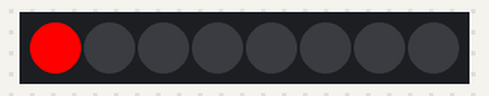
Bench run of a program on a simulated MicroPython board. On the bench: 8 RGB LEDs in strip order, left to right.

Above: at 0.1 s.
At 0.6 s:
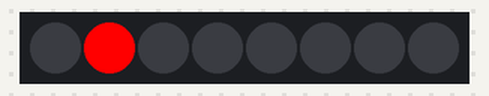
At 1.1 s:
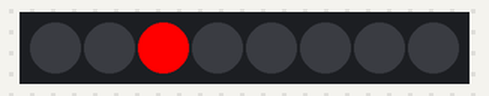
At 1.6 s:
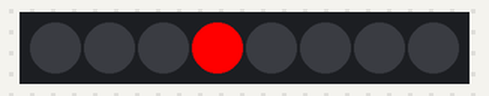
At 2.6 s:
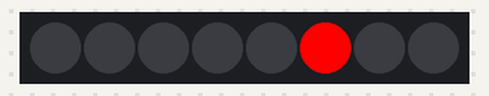
At 3.6 s:
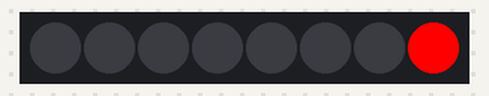
Timing chart, 0 to 40.0 s (numbered marks = the images above):
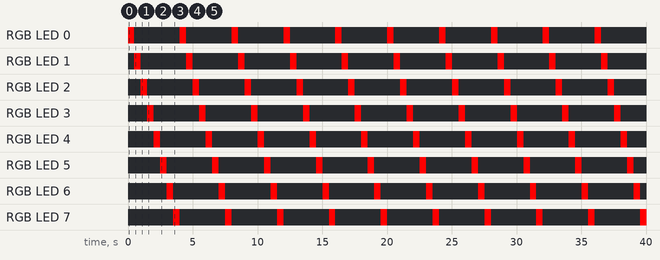

Measured:
- by itself, RGB LED 0–7: alternates RGB(255, 0, 0) for 0.50 s and off for 3.5 s
- by itself, everything shown: repeats every 4.0 s, in 8 steps
- what the display in image 1 shows lasts 0.5 s, from 0.5 s to 1.0 s

The program:

neopixel_tester.py
```python
from machine import Pin
import neopixel
import time

# Number of LEDs in your ring
num_leds = 8  # Adjust this number if your ring has a different number of LEDs

# Create a NeoPixel object on GPIO2 (or another pin you choose)
np = neopixel.NeoPixel(Pin(2), num_leds)

# Function to light up each LED in sequence
def run_sequence():
    for i in range(num_leds):
        np[i] = (255, 0, 0)  # Set to Red color (you can change the color)
        np.write()
        time.sleep(0.5)
        np[i] = (0, 0, 0)  # Turn off
        np.write()

# Run the sequence
while True:
    run_sequence()
```
